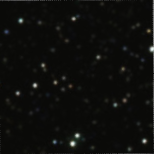
#> input picture Small_area_rotated.png, 154 x 154 px, given in place of StarMap.png, which was not available
$ python LocationCropImage.py
#> lines starting #> are read from the running program, lines starting #| are printed output that depends on the picture; pictures that were not available may be replaced by others from this repository, and a replacement may not be noted
#!/usr/bin/env python

import cv2
import numpy as np
from matplotlib import pyplot as plt
import imutils
import math

imgBig = cv2.imread('StarMap.png',1) #Big/main image
#> imgBig is the input picture: shape (154, 154, 3); mean B, G, R 12.1, 14.2, 14
imgCrop = cv2.imread('Small_area_rotated.png',1) #cropped image

def pointsCrop(img1,img2):
    deg=0
    maxVal=0
    maxLoc=(0,0)
    minLoc=(0,0)
    imgR=img2
    h, w, c = img2.shape
#> h = 154; w = 154; c = 3
    #The cropped image will be rotated until the best match is found
    for r in range(0, 360, 2):
        imgRot = imutils.rotate_bound(img2, r)
        method = eval('cv2.TM_CCOEFF_NORMED')  #method is the template matching method
        res = cv2.matchTemplate(img1,imgRot,method)
        min_val, max_val, min_loc, max_loc = cv2.minMaxLoc(res)
        #maxVal is the best match score value
        if max_val>maxVal:
            maxVal=max_val
            maxLoc=max_loc #maxLoc is the best match location of the big image
            minLoc=min_loc #minLoc is the best match location of the big image
            deg=r #deg is the best match rotation angle
            imgR=imgRot #imgR is the best match rotated image
            h2, w2, c2 = imgRot.shape
#> this loop made 180 passes
#> (res, min_val, max_val, maxVal, minLoc) on pass 1: ([1], 1, 1, 1, (0, 0))
#> (min_val, max_val, min_loc, max_loc) on passes 2 to 7: (0.235, 0.558, (5, 5), (2, 3)), (0.0419, 0.29, (10, 10), (1, 5)), (-0.0181, 0.258, (15, 15), (1, 7)), (-0.0226, 0.256, (19, 19), (1, 9)), (-0.0332, 0.244, (24, 19), (1, 10)), (-0.0399, 0.233, (28, 10), (1, 12))
#> pass 2, in pointsCrop, `imgRot = imutils.rotate_bound(img2, r)`:
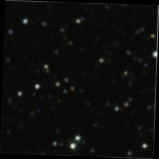
#> imgRot: shape (159, 159, 3); mean B, G, R 11.4, 13.3, 13.2
#> pass 3, in pointsCrop, `imgRot = imutils.rotate_bound(img2, r)`:
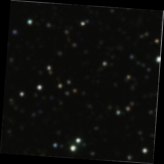
#> imgRot: shape (164, 164, 3); mean B, G, R 10.7, 12.5, 12.4
#> after the loop, c2 = 3; deg = 0; h2 = 154; maxVal = 1; w2 = 154

    # If the method is TM_SQDIFF or TM_SQDIFF_NORMED, take minimum
    if method in [cv2.TM_SQDIFF, cv2.TM_SQDIFF_NORMED]:
        top_left = minLoc
    else:
        top_left = maxLoc
#> top_left = (0, 0)
    bottom_right = (top_left[0] + w2, top_left[1] + h2)
#> bottom_right = (154, 154)

    #top_left is the corner of rectangle.
    #But we're looking for rotated rectangular points.
    #So;
    angle = deg * math.pi / 180.0 #angle transformation degrees to radians
#> angle = 0
    b = math.cos(angle) * 0.5
#> b = 0.5
    a = math.sin(angle) * 0.5
#> a = 0
    x0=top_left[0]+h2/2
#> x0 = 77
    y0=top_left[1]+w2/2
#> y0 = 77
    pt0 = (int(x0 - a * h - b * w), int(y0 + b * h - a * w))
#> pt0 = (0, 154)
    pt1 = (int(x0 + a * h - b * w), int(y0 - b * h - a * w))
#> pt1 = (0, 0)
    pt2 = (int(2 * x0 - pt0[0]), int(2 * y0 - pt0[1]))
#> pt2 = (154, 0)
    pt3 = (int(2 * x0 - pt1[0]), int(2 * y0 - pt1[1]))
#> pt3 = (154, 154)

    return pt0,pt1,pt2,pt3

points = pointsCrop(imgBig,imgCrop)
#> points = ((0, 154), (0, 0), (154, 0), (154, 154))

rect = cv2.minAreaRect(np.int32(points))
#> rect = ((77, 77), (154, 154), -90)
box = cv2.boxPoints(rect)
#> box = [[154, 154], [-4.71e-15, 154], [0, 0], [154, 0]]
box = np.int0(box)
#> box = [[154, 154], [0, 154], [0, 0], [154, 0]]
image2=cv2.drawContours(imgBig,[box],0,(0,0,255),3)
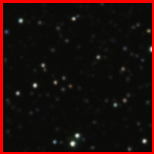
#> image2: shape (154, 154, 3); mean B, G, R 10.7, 12.6, 28.8
cv2.imshow('ImgBig', imgBig)
cv2.imshow('imgCrop',imgCrop)
cv2.waitKey(0)
cv2.destroyAllWindows()
